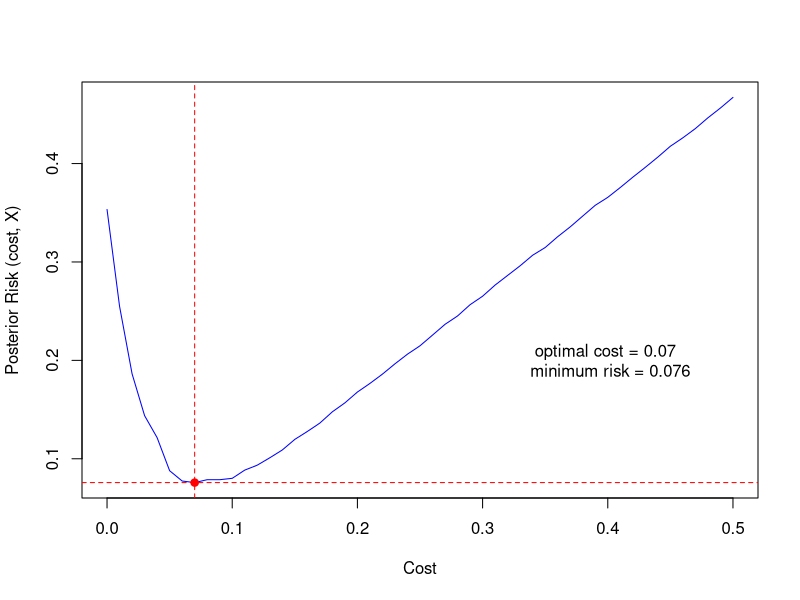
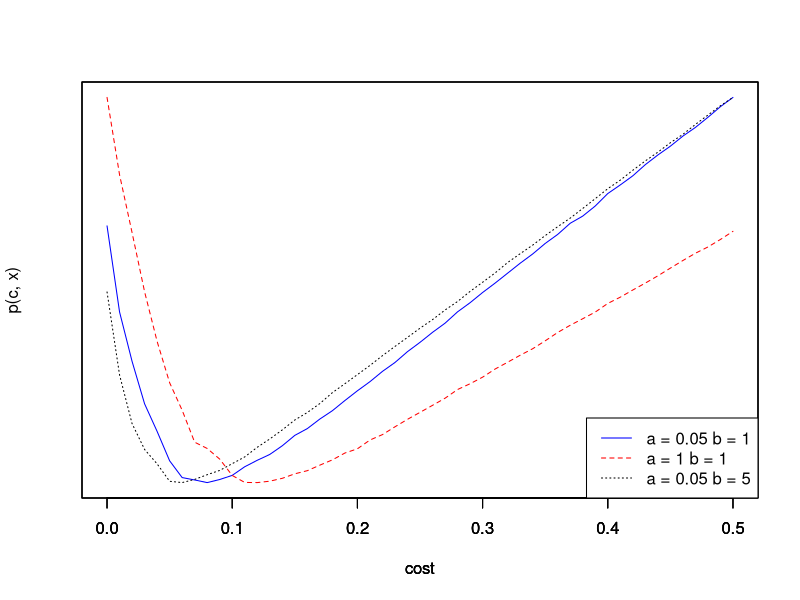
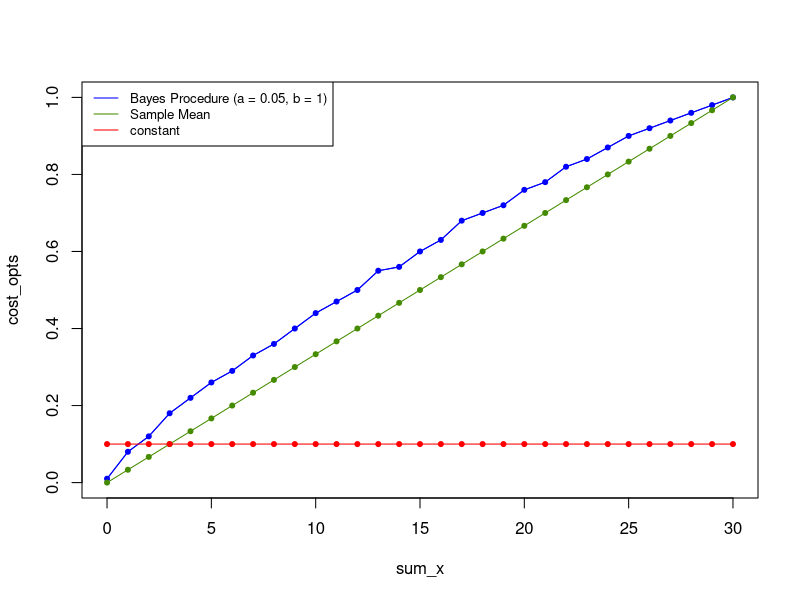
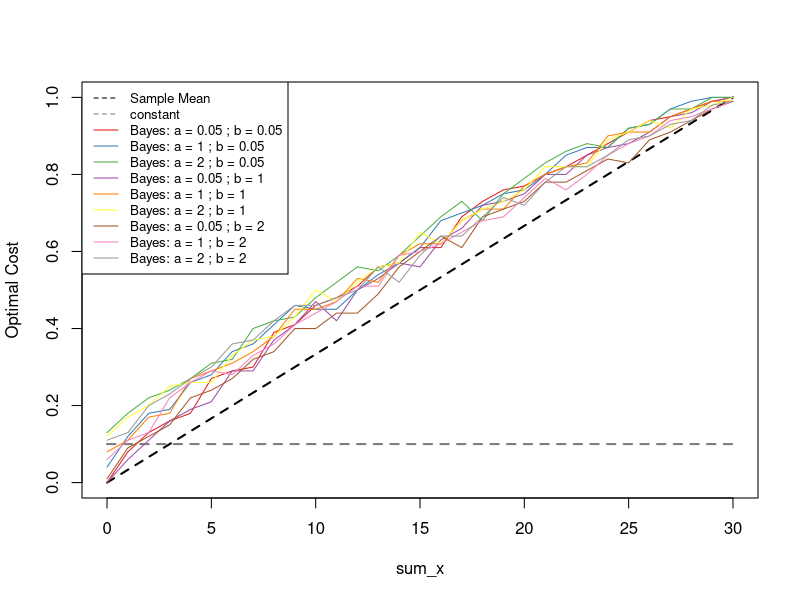
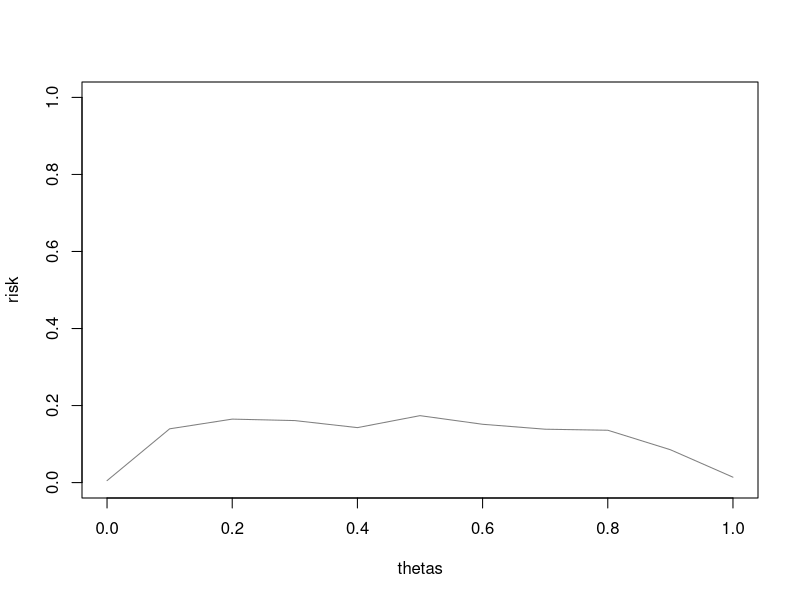

Source code (R) for these figures, in order: (Note: this script raises an error after producing the figures.)
## ---- chunk 1
# compute the loss given theta and c 
loss_fun = function(theta, c){
    if (c < theta){
        return(10 * abs(theta - c))
    } else{
        return(abs(theta - c))
    } # end ifelse
} # end func
## ---- chunk 2
# compute the posterior risk given c (cost) 
# s is the number of random draws 
posterior_risk = function(cost, shape, sum_x, n, s = 30000){
    ### get posterior
    a_prior = shape[1]; b_prior = shape[2]
    a_post  = a_prior + sum_x
    b_post  = b_prior + n - sum_x
    
    ### randow draws from beta distribution 
    theta = rbeta(s, a_post, b_post)
    loss  = apply(as.matrix(theta), 1, loss_fun, cost)
    
    ### average values from the loss function
    risk = mean(loss)
} # end fun 
## ---- chunk 3
cost_min_risk = function(cost, risk){
    ### check dimension
    stopifnot(length(cost) == length(risk))
    ### return cost created minimum risk
    idx = which.min(risk)
    res = c(cost[idx], risk[idx])
    return(res)
} # end fun
## ---- chunk 4
### data
sum_x = 1
n = 30

### prior parameters
a = 0.05; b = 1

### generate posterior risk
cost = seq(0, 0.5, by = 0.01)
s    = 2000
set.seed(123)
post_risk = apply(as.matrix(cost), 1, posterior_risk, c(a, b), sum_x, n, s)

### find the minimum cost
tmp = cost_min_risk(cost, post_risk)
cost_opt = tmp[1]; risk_min = tmp[2]

### reproduce figure 1
plot(  cost, post_risk,    col = "blue", type = "l", xlab = "Cost", ylab = "Posterior Risk (cost, X)")
points(cost_opt, risk_min, col = "red",  pch = 19)
abline(v = cost_opt, col = "red", lty = 2)
abline(h = risk_min, col = "red", lty = 2)
text(0.4, 0.2,  paste("optimal cost =", cost_opt, "\n", 
                      "minimum risk =", round(risk_min, 3)))
## ---- chunk 5
### initialization
cost = seq(0, 0.5, by = 0.01)
s    = 2000

### set prior
as = c(0.05, 1, 0.05); bs = c(1, 1, 10)
shape_prior = cbind(as, bs)

### for each pair of a and b, compute the posterior risks
post_risk = apply(shape_prior, 1, function(shape){
    apply(as.matrix(cost), 1, posterior_risk, shape, sum_x, n, s)
}) # end apply
post_risk = t(post_risk)

### plot the results
plot(cost, post_risk[1,], type = 'l', col='blue', lty = 1, yaxt = "n", ylab = "p(c, x)")
par(new = T)
plot(cost, post_risk[2,], type = 'l', col='red', lty = 2, yaxt = "n", ylab = "")
par(new = T)
plot(cost, post_risk[3,], type = 'l', lty = 3, yaxt = "n", ylab = "")

legend("bottomright", lty = c(1,2,3), col = c("blue", "red", "black"), 
       legend = c("a = 0.05 b = 1", "a = 1 b = 1", "a = 0.05 b = 5"))
## ---- chunk 6
### data
sum_x = seq(0, 30, by = 1)
n = 30

### prior parameters
a = 0.05; b = 1

### generate posterior risk
cost = seq(0, 1.0, by = 0.01)
s    = 2000
set.seed(123)
cost_opts = sapply(sum_x, function(x){
    ### generate posterior risk
    post_risk = apply(as.matrix(cost), 1, posterior_risk, c(a, b), x, n, s)
    
    ### get optimal cost
    tmp = cost_min_risk(cost, post_risk)
    cost_opt = tmp[1]; risk_min = tmp[2]
    return(cost_opt)
}) # end sapply
## ---- chunk 7
length(cost_opts)
## ---- chunk 8
plot( sum_x, cost_opts, type = "l",    col = "blue", ylim = c(0, 1))
lines(sum_x, cost_opts,                col = "blue")
lines(sum_x, sum_x / n,               col = "chartreuse4")
lines(sum_x, rep(0.1, length(sum_x)), col = "red")

points(sum_x, cost_opts,                pch = 20, col = "blue")
points(sum_x, sum_x / n,               pch = 20, col = "chartreuse4")
points(sum_x, rep(0.1, length(sum_x)), pch = 20, col = "red")

legend("topleft", 
       lty = c(1,1,1), 
       col = c("blue", "chartreuse4", "red"), 
       cex = 0.8, 
       legend = c("Bayes Procedure (a = 0.05, b = 1)", "Sample Mean", "constant"))
## ---- chunk 9
### data
sum_x = seq(0, 30, by = 1)
n = 30

### prior parameters:
as = c(0.05, 1, 2); bs = c(0.05, 1, 2)
shape_prior = expand.grid(as, bs)

### generate posterior risk
cost = seq(0, 1.0, by = 0.01)
s    = 100
set.seed(123)

mat_cost_opt = apply(shape_prior, 1, function(shape){
    cost_opt = sapply(sum_x, function(x){
        ### generate posterior risk
        post_risk = apply(as.matrix(cost), 1, posterior_risk, shape, x, n, s)
    
        ### get optimal cost
        tmp = cost_min_risk(cost, post_risk)
        cost_opt = tmp[1]; risk_min = tmp[2]
        return(cost_opt)
    }) # end sapply
    return(cost_opt)
}) # end apply
## ---- chunk 10
shape_prior
## ---- chunk 11
mat_cost_opt = t(mat_cost_opt)
## ---- chunk 12
dim(mat_cost_opt)
## ---- chunk 13
library(RColorBrewer)
## ---- chunk 14
cols = brewer.pal(9, "Set1")
## ---- chunk 15
tmp = apply(shape_prior, 1, function(shape){paste("Bayes:", "a =", shape[1], ";", "b =", shape[2])})
## ---- chunk 16
plot( sum_x, sum_x / n, lwd = 2, lty = 2, type = "l", col = "black", ylim = c(0, 1), ylab = "Optimal Cost")
lines(sum_x, rep(0.1, length(sum_x)), lwd = 2, lty = 2, col = "grey50")

for (idx in 1:9){
    lines(sum_x, mat_cost_opt[idx,], col = cols[idx])
}

tmp = apply(shape_prior, 1, function(shape){paste("Bayes:", "a =", shape[1], ";", "b =", shape[2])})
legend("topleft", 
       lty = c(2, 2, rep(1, length(cols))), 
       col = c("black", "grey50", cols), 
       cex = 0.8, 
       legend = c("Sample Mean", "constant", tmp))
## ---- chunk 17
frequentist_risk = function(theta, loss_fun, find_optimal_cost, ...){
    ### generate different data x
    set.seed(123)
    sum_xs = rbinom(100, 30, theta)
    
    ### for different data, calculate optimal cost
    cost_opt = apply(as.matrix(sum_xs), 1, find_optimal_cost, ...)
  
    ### 
    loss = apply(as.matrix(cost_opt), 1, loss_fun, theta = theta)
    freq_risk = mean(loss)
    return(freq_risk)
}
## ---- chunk 18
proc_bayes = function(sum_x, shape_prior, n, s = 100){
   ### generate posterior risk
    post_risk = apply(as.matrix(cost), 1, posterior_risk, shape_prior, sum_x, n, s)
    
    ### get optimal cost
    tmp = cost_min_risk(cost, post_risk)
    cost_opt = tmp[1]; risk_min = tmp[2]
    return(cost_opt)
} # end fun
## ---- chunk 19
a = 0.05; b = 1

thetas = seq(0, 1, by=0.1)
risk = sapply(thetas, function(theta){
    frequentist_risk(theta, loss_fun, proc_bayes, n = 30, shape_prior = c(a, b))
}) # end sapply
## ---- chunk 20
proc_mean = function(sum_x, n){
    return(sum_x / n)
}

risk2 = sapply(thetas, function(theta){
    frequentist_risk(theta, loss_fun, proc_mean, n = 30)
})
## ---- chunk 21
proc_const = function(sum_x, n, const = 0.5){
    return(const)
}

risk3 = sapply(thetas, function(theta){
    frequentist_risk(theta, loss_fun, proc_const, n = 30, const = 0.1)
})
## ---- chunk 22
plot(thetas, risk, type = "l", ylim = c(0,1), col = "grey50")
lines(thetas, R[1, ],  col = "green")
lines(thetas, risk2,   col = "grey50")
lines(thetas, R[2, ],  col = "blue")
lines(thetas, risk3,   col = "grey50")
lines(thetas, R[3, ],  col = "red")

## ---- chunk 23

thetas = seq(0, 1, by=0.1)

# frequentist risk for the 3 estimators given a theta
find_optimal_C = function(sum_x, a_prior, b_prior, n, s = 500){
  cost = seq(0, 1, by = 0.01)
  post_risk =  apply(as.matrix(cost), 1, posterior_risk, c(a_prior, b_prior), sum_x, n, s)
  cost[which.min(post_risk)]
}

frequentist_risk = function(theta){
    set.seed(123)
  sum_xs = rbinom(100, 30, theta)
  Bayes_optimal = apply(as.matrix(sum_xs), 1, find_optimal_C, a, b, n, s = 100)
  mean_c = sum_xs / 30
  
  loss1 = apply(as.matrix(Bayes_optimal), 1, loss_fun, theta = theta)
  loss2 = apply(as.matrix(mean_c), 1, loss_fun, theta = theta )
  risk1 = mean(loss1)
  risk2 = mean(loss2)
  risk3 = loss_fun(theta, 0.1)
  return(c(risk1, risk2, risk3))
}

# given a sequance a theta, compute frequentist risk for each theta
R = apply(as.matrix(thetas), 1, frequentist_risk)

# plot
plot(thetas, R[1,], col='blue', type = "l", 
     ylab = "frequentist risk", xlab = 'theta',ylim = c(0,1))
par(new = T)
plot(thetas, R[2,], type = 'l', col='green', 
     ylab = "", xlab = '', ylim = c(0,1))
par(new = T)
plot(thetas, R[3,], type = 'l',col = 'red',
     ylab = "", xlab = '', ylim = c(0,1))
legend("topright", lty = c(1,1,1), col = c("blue", "green", "red"),
       legend = c("Bayes", "Sample mean", "constant"))
